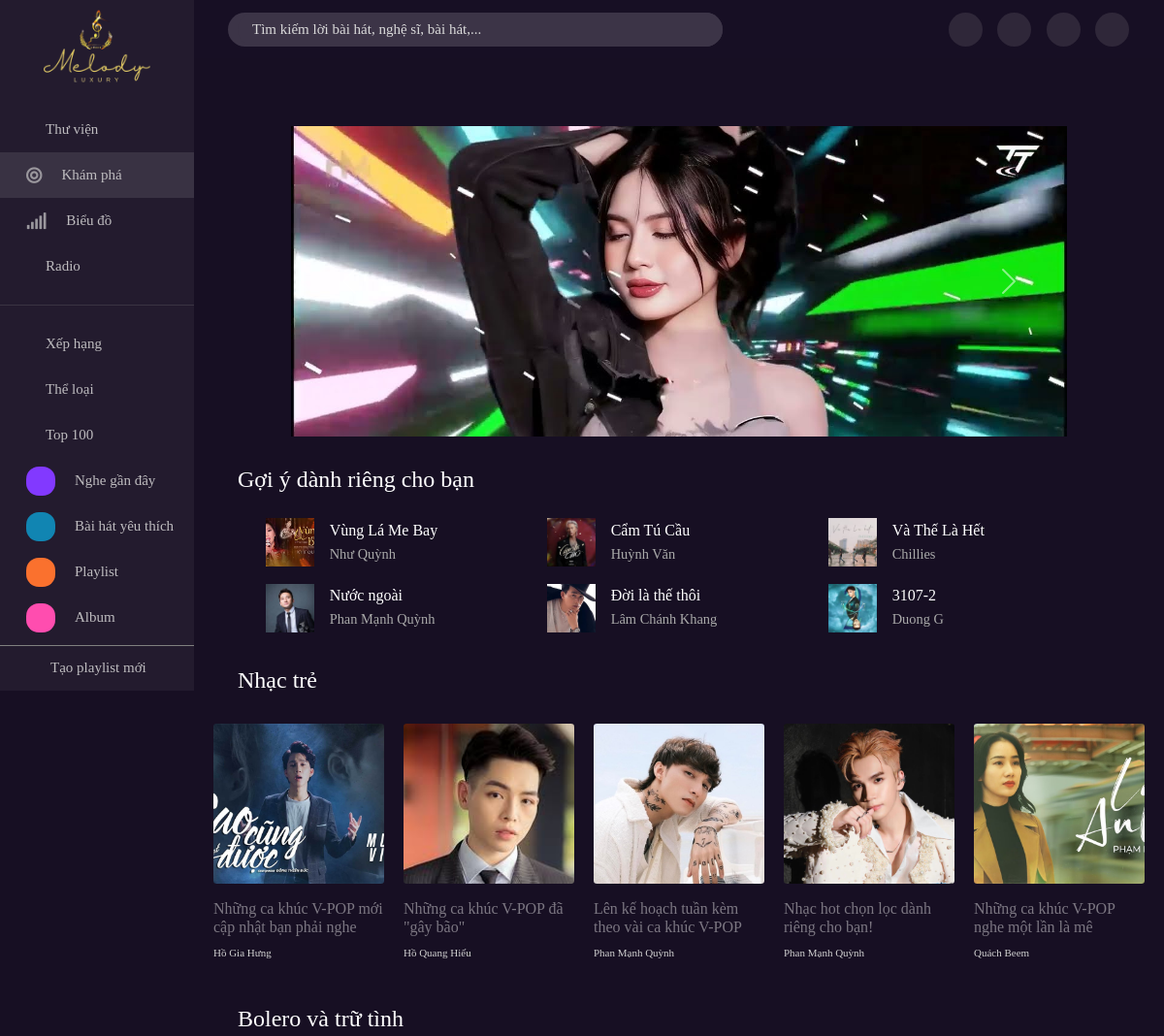
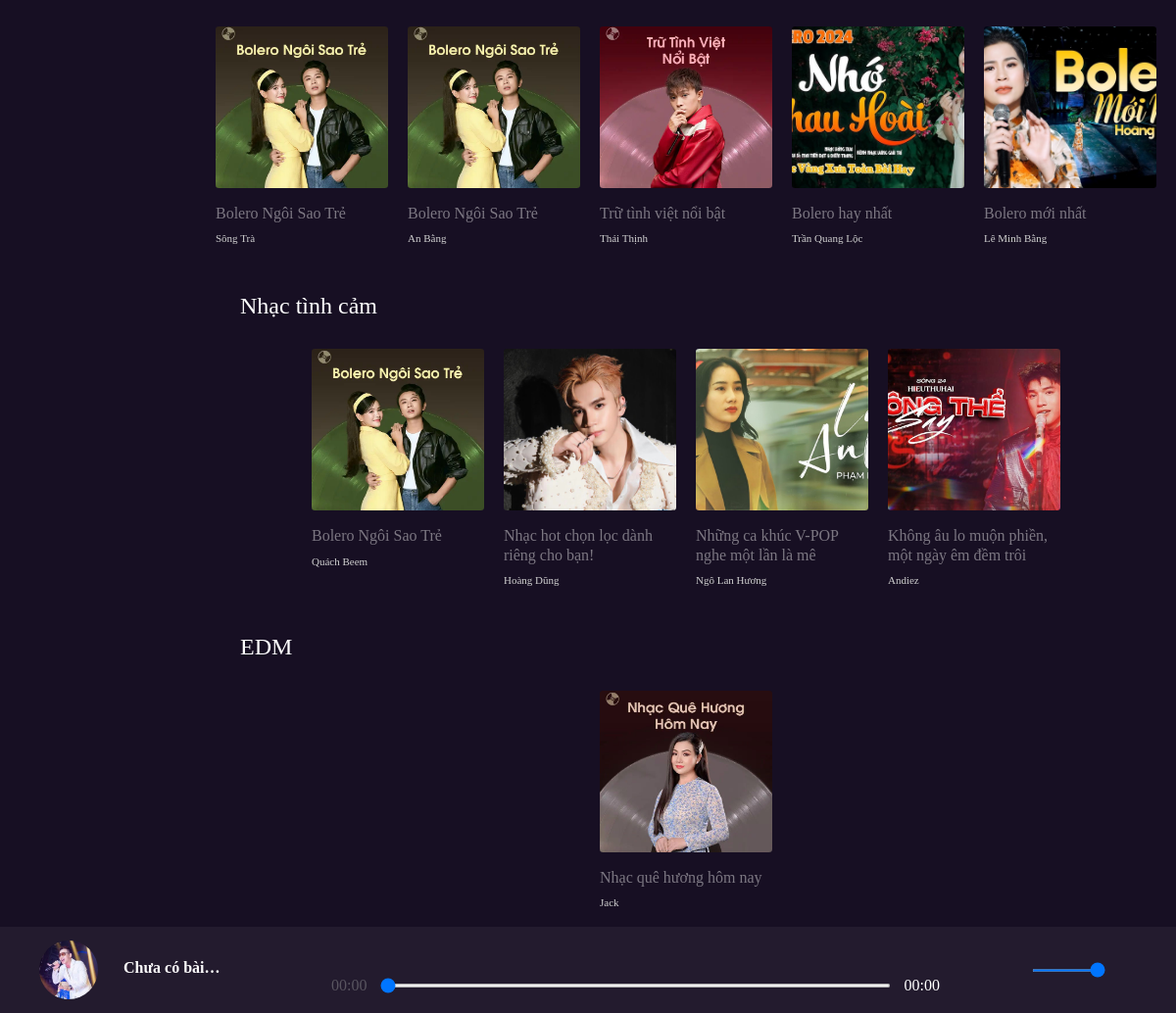
The page / on the database its author committed (2 pictures, top to bottom).
### tables this page shows
create table Songs (
	song_id int primary key auto_increment,
    song_name varchar(80) not null,
    path_audio varchar(250) not null,
    path_img varchar(250) not null,
    plays int default 0 check (plays >= 0), 
    album_id int,
    category_id int,
    author_id int not null,
    user_id int not null,
    foreign key (album_id) references Albums (album_id) ON DELETE SET NULL,
    foreign key (category_id) references Categories (category_id) ON DELETE SET NULL,
    foreign key (author_id) references Author_Singers (author_singer_id),
    foreign key (user_id) references Users (user_id)
);

create table Author_Singers (
	author_singer_id int primary key auto_increment,
	author_singer_name varchar(100) not null
);

create table Albums (
	album_id int primary key auto_increment,
    album_name varchar(100) not null,
    quantity int not null check(quantity >= 0),
    datetime datetime,
    album_img varchar(250)
);

### app/controllers/discoverController.php (called while the page is built)
<?php
require_once './app/views/discoverView.php';
?>

### app/controllers/App.php (called while the page is built, shortened)
<?php
class App {
    public function __construct() {
        $this->handleUrl();
    }
    public function getUrl() {
        if (!empty($_SERVER['PATH_INFO'])) {
            $url = $_SERVER['PATH_INFO'];
        } else {
            $url = '/discover';
        }
        return $url;
    }
    public function handleUrl() {
        $url = $this->getUrl();
        require_once "app/controllers" . $url . "Controller.php";
        exit();
    }}

### index.php (called while the page is built, shortened)
<?php
require_once './config/app.php';
require_once './app/controllers/App.php';
$app = new App();
?>

### app/models/songModel.php (called while the page is built, shortened)
<?php
    function suggestSong () {
        $conn = connectDB();
        $sql = "SELECT s.song_id, s.song_name, s.path_audio, s.path_img, s.plays,asi.author_singer_name
        FROM songs as s join song_singers as ss on s.song_id = ss.song_id
            join author_singers as asi on asi.author_singer_id = ss.singer_id ORDER BY RAND() LIMIT 6;";
        $result = mysqli_query($conn, $sql);
        return $result;
    }
?>

### app/models/albumModel.php (called while the page is built, shortened)
<?php
include_once './app/components/album.php';
function displayAlbums($category_id, $limit = 5, $offset = 0) {
    $conn = connectDB();
    if ($conn !== null) {
        $sql = "SELECT
                    s.song_name,
                    s.path_audio,
                    s.path_img,
                    a.album_name,
                    a.album_img,
                    asg.author_singer_name,
                    c.category  -- Thêm thể loại vào SELECT
                FROM
                    songs s
                JOIN
                    albums a ON s.album_id = a.album_id
                JOIN
                    author_singers asg ON s.author_id = asg.author_singer_id
                JOIN
                    categories c ON s.category_id = c.category_id  -- Thêm JOIN với bảng categories
                WHERE
                    c.category_id = $category_id  -- Thêm điều kiện WHERE cho category_id
                LIMIT $limit OFFSET $offset";
        $result = mysqli_query($conn, $sql);
        return $result;
    } else {
        echo "Không thể kết nối đến cơ sở dữ liệu.";
    }
}
?>

### app/components/album.php (the view, shortened to what this page needs)
<?php
function createAlbum($albumName, $author, $imgPath) {
    $html = "
            <div class='card'>
                <ion-icon class='play-icon' name='caret-forward-outline'></ion-icon>
                <img src='$imgPath' class='card-img-top img-fluid' alt='...'>
                <div class='card-body'>
                    <h6 class='card-text'>$albumName</h6>
                    <p class='card-text'>$author</p>
                </div>
            </div>
    ";
    return $html;
}
?>

### app/views/discoverView.php (shortened to what this page needs)
<!DOCTYPE html>
<html lang="en">
<head>
    <link href="https://cdnjs.cloudflare.com/ajax/libs/font-awesome/5.15.4/css/all.min.css" rel="stylesheet">
    <link href="https://cdn.lineicons.com/4.0/lineicons.css" rel="stylesheet">
    <?php include("./app/components/linkbootstrap.php"); ?>
    <link rel="stylesheet" href="./public/css/footer.css?v=<?php echo time(); ?>">
    <link rel="stylesheet" href="./public/css/header.css?v=<?php echo time(); ?>">
    <link rel="stylesheet" href="./public/css/rank-item.css?v=<?php echo time(); ?>">
    <link rel="stylesheet" href="./public/css/sidebar.css?v=<?php echo time(); ?>">
    <link rel="stylesheet" href="./public/css/song-item.css?v=<?php echo time(); ?>">
    <link rel="stylesheet" href="./public/css/slider.css?v=<?php echo time(); ?>">
    <link rel="stylesheet" href="./public/css/song.css?v<?php echo time(); ?>">
    <link rel="stylesheet" href="./public/css/grid.css?v<?php echo time(); ?>">
    <link rel="stylesheet" href="./public/css/album.css?v<?php echo time(); ?>">
</head>
<body>
   <div class="grid" style="background-color: #170F23;">
        <div class="row no-gutters">
            <div class="col c-2">
                <?php
                include_once './app/components/sidebar.php';
                ?>
            </div>
            <div class="col c-10 padding-bottom">
                <?php
                include_once './app/components/header.php';
                ?>
                <div>
                    <?php
                    include_once './app/components/slider.php';
                    ?>
                    <h4>Gợi ý dành riêng cho bạn</h4>
                    <div class="gallery">
                    <?php
                        include_once("./app/models/songModel.php");
                        include_once './app/components/song.php';
                        $results = suggestSong();
                        while ($row = mysqli_fetch_assoc($results)) {
                            echo createSuggestSong($row["song_name"], $row["author_singer_name"], $row["song_id"], $row["path_img"]);
                        }
                     ?>
                     </div>
                     <h4>Nhạc trẻ</h4>
                    <div class="albums_hot">
                            <?php
                            include_once './app/models/albumModel.php';
                            $category_id = 2;
                            $result = displayAlbums($category_id,5, 0);
                            if (mysqli_num_rows($result) > 0) {
                                while ($row = mysqli_fetch_assoc($result)) {
                                    echo createAlbum($row['album_name'], $row['author_singer_name'], $row['album_img'], $row['category']);
                                }
                            } else {
                                echo "Không tìm thấy bài hát nào trong cơ sở dữ liệu.";
                            }
                            ?>
                    </div>
                    <h4>Bolero và trữ tình</h4>
                    <div class="albums_hot">
                            <?php
                            include_once './app/models/albumModel.php';
                            $category_id = 4;
                            $result = displayAlbums($category_id,5, 0);
                            if (mysqli_num_rows($result) > 0) {
                                while ($row = mysqli_fetch_assoc($result)) {
                                    echo createAlbum($row['album_name'], $row['author_singer_name'], $row['album_img'], $row['category']);
                                }
                            } else {
                                echo "Không tìm thấy bài hát nào trong cơ sở dữ liệu.";
                            }
                            ?>
                    </div>
                    <h4>Nhạc tình cảm</h4>
                    <div class="albums_hot">
                            <?php
                            include_once './app/models/albumModel.php';
                            $category_id = 1;
                            $result = displayAlbums($category_id,5, 0);
                            if (mysqli_num_rows($result) > 0) {
                                while ($row = mysqli_fetch_assoc($result)) {
                                    echo createAlbum($row['album_name'], $row['author_singer_name'], $row['album_img'], $row['category']);
                                }
                            } else {
                                echo "Không tìm thấy bài hát nào trong cơ sở dữ liệu.";
                            }
                            ?>
                    </div>
                    <h4>EDM</h4>
                    <div class="albums_hot">
                            <?php
                            include_once './app/models/albumModel.php';
                            $category_id = 3;
                            $result = displayAlbums($category_id,5, 0);
                            if (mysqli_num_rows($result) > 0) {
                                while ($row = mysqli_fetch_assoc($result)) {
                                    echo createAlbum($row['album_name'], $row['author_singer_name'], $row['album_img'], $row['category']);
                                }
                            } else {
                                echo "Không tìm thấy bài hát nào trong cơ sở dữ liệu.";
                            }
                            ?>
                    </div>
                 </div>
            </div>
                <?php
                include_once './app/components/footer.php';
                ?>
        </div>
   </div>
</body>
</html>

### app/components/song.php
<?php
  function createSuggestSong ($songName, $author, $song_id, $path_img) {
    $html = "
            <div class='item' data-song-id='$song_id'>
              <img src='$path_img' alt='>
              <ion-icon class='play-icon' name='caret-forward-outline'></ion-icon>
              <div class='info'>
                  <h5>$songName</h5>
                  <p>$author</p>
              </div>
              <ion-icon class='rank_music' name='ellipsis-horizontal-outline'></ion-icon>
            </div>
          ";
    return $html;
  }
?>

### rows shown on the page
songs: path_img (picture), song_name "Vùng Lá Me Bay", author_singers.author_singer_name "Như Quỳnh", album.album_img (picture), album.album_name "Bolero hay nhất", author.author_singer_name "Trần Quang Lộc"
songs: path_img (picture), song_name "Cẩm Tú Cầu", author.author_singer_name "Huỳnh Văn"
songs: path_img (picture), song_name "Và Thế Là Hết", author.author_singer_name "Chillies"
songs: path_img (picture), song_name "Nước ngoài", author.author_singer_name "Phan Mạnh Quỳnh", album.album_img (picture), album.album_name "Lên kế hoạch tuần kèm theo vài ca khúc V-POP"
songs: path_img (picture), song_name "Đời là thế thôi", author_singers.author_singer_name "Lâm Chánh Khang"
songs: path_img (picture), song_name "3107-2", author_singers.author_singer_name "Duong G"
songs: album.album_img (picture), album.album_name "Những ca khúc V-POP mới cập nhật bạn phải nghe", author.author_singer_name "Hồ Gia Hưng"
songs: album.album_img (picture), album.album_name "Những ca khúc V-POP đã \"gây bão\"", author.author_singer_name "Hồ Quang Hiếu"
songs: album.album_img (picture), album.album_name "Nhạc hot chọn lọc dành riêng cho bạn!", author.author_singer_name "Phan Mạnh Quỳnh"
songs: album.album_img (picture), album.album_name "Những ca khúc V-POP nghe một lần là mê", author.author_singer_name "Quách Beem"
songs: album.album_img (picture), album.album_name "Bolero Ngôi Sao Trẻ", author.author_singer_name "Sông Trà"
songs: album.album_img (picture), album.album_name "Bolero Ngôi Sao Trẻ", author.author_singer_name "An Bằng"
songs: album.album_img (picture), album.album_name "Trữ tình việt nổi bật", author.author_singer_name "Thái Thịnh"
songs: album.album_img (picture), album.album_name "Bolero mới nhất", author.author_singer_name "Lê Minh Bằng"
songs: album.album_img (picture), album.album_name "Bolero Ngôi Sao Trẻ", author.author_singer_name "Quách Beem"
songs: album.album_img (picture), album.album_name "Nhạc hot chọn lọc dành riêng cho bạn!", author.author_singer_name "Hoàng Dũng"
songs: album.album_img (picture), album.album_name "Những ca khúc V-POP nghe một lần là mê", author.author_singer_name "Ngô Lan Hương"
songs: album.album_img (picture), album.album_name "Không âu lo muộn phiền, một ngày êm đềm trôi", author.author_singer_name "Andiez"
songs: album.album_img (picture), album.album_name "Nhạc quê hương hôm nay", author.author_singer_name "Jack"
